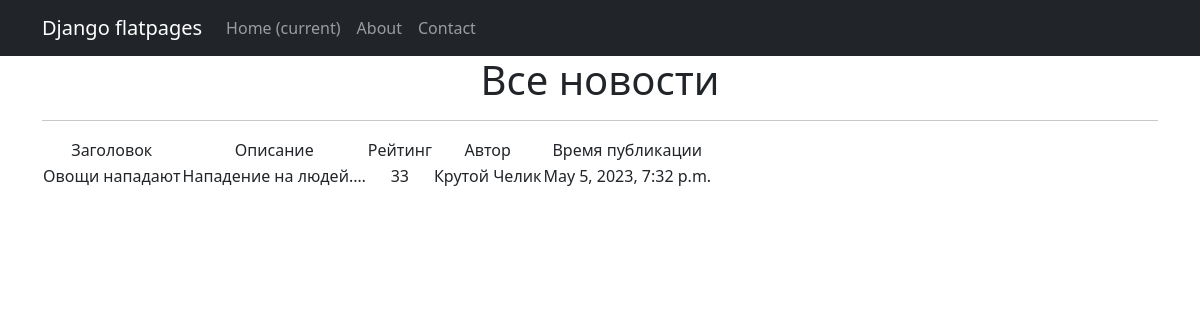
Page /news/ on the committed database.
### news/models.py (models this page shows, shortened)
class Post(models.Model):
    authors = models.ForeignKey(Author, on_delete=models.CASCADE)
    news = models.CharField(max_length=8, choices= POSITIONS, default=news)
    time = models.DateTimeField(auto_now_add = True)
    theme = models.CharField(max_length=255, default='Статья без заголовка!')
    text = models.TextField(default='Ничего не указано')
    rating = models.IntegerField(default=0)
    cats = models.ManyToManyField(Category, through='PostCategory')

class Author(models.Model):
    Users = models.OneToOneField (User, on_delete=models.CASCADE)
    username = models.CharField(max_length=255, default='Error in username')
    rating = models.IntegerField(default=0)
    def __str__(self):
        return f'{self.username}'

### news/views.py (the view)
# urls.py: path('', PostList.as_view()),
class PostList(ListView):
    model = Post
    ordering = 'theme'
    template_name = 'posts.html'
    context_object_name = 'posts'

### templates/posts.html (shortened to what this page needs)
{% extends 'flatpages/default.html' %}
{% load custom_filters %}
{% block content %}
   <h1>Все новости</h1>
   <hr>
   {% if posts %}
       <table>
           <tr>
               <td>Заголовок</td>
               <td>Описание</td>
               <td>Рейтинг</td>
               <td>Автор</td>
               <td>Время публикации<td>
            </tr>
           {% for post in posts %}
           <tr>
               <td>{{ post.theme }}</td>
               <td>{{ post.text|truncatechars:20 }}</td>
               <td>{{ post.rating }}</td>
               <td>{{ post.authors }}</td>
               <td>{{ post.time }}</td>
           </tr>
           {% endfor %}
       </table>
   {% else %}
       <h2>Новостей нет!</h2>
   {% endif %}
{% endblock content %}

### rows in the picture
Post: theme "Овощи нападают", text "Нападение на людей.…", rating "33", authors "Крутой Челик", time "May 5, 2023, 7:32 p.m."
